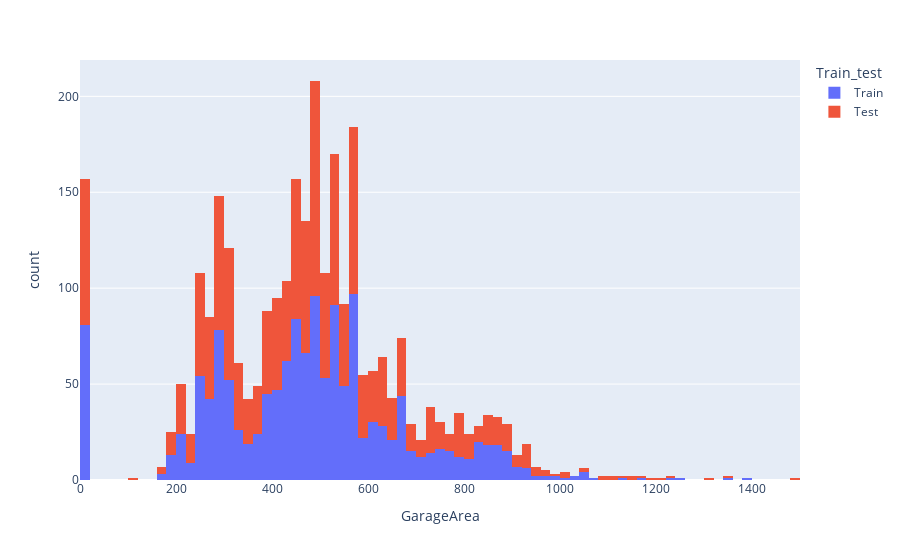

Notebook code cell kept with this figure:
### Code cell
px.histogram(df, x="GarageArea", color="Train_test")

### Figure 1 — Plotly figure (JSON) as saved in the notebook; plotly's stock layout.template omitted (floating-point values rounded to 4 significant figures; data arrays with more than 128 entries replaced by an {"elided": "..."} marker saying what was removed)
{"data": [{"alignmentgroup": "True", "bingroup": "x", "hovertemplate": "Train_test=Train<br>GarageArea=%{x}<br>count=%{y}<extra></extra>", "legendgroup": "Train", "marker": {"color": "#636efa", "pattern": {"shape": ""}}, "name": "Train", "offsetgroup": "Train", "orientation": "v", "showlegend": true, "type": "histogram", "x": {"elided": "1459 int values"}, "xaxis": "x", "yaxis": "y"}, {"alignmentgroup": "True", "bingroup": "x", "hovertemplate": "Train_test=Test<br>GarageArea=%{x}<br>count=%{y}<extra></extra>", "legendgroup": "Test", "marker": {"color": "#EF553B", "pattern": {"shape": ""}}, "name": "Test", "offsetgroup": "Test", "orientation": "v", "showlegend": true, "type": "histogram", "x": {"elided": "1459 int values"}, "xaxis": "x", "yaxis": "y"}], "layout": {"barmode": "relative", "legend": {"title": {"text": "Train_test"}, "tracegroupgap": 0}, "margin": {"t": 60}, "xaxis": {"anchor": "y", "domain": [0, 1], "title": {"text": "GarageArea"}}, "yaxis": {"anchor": "x", "domain": [0, 1], "title": {"text": "count"}}}}
